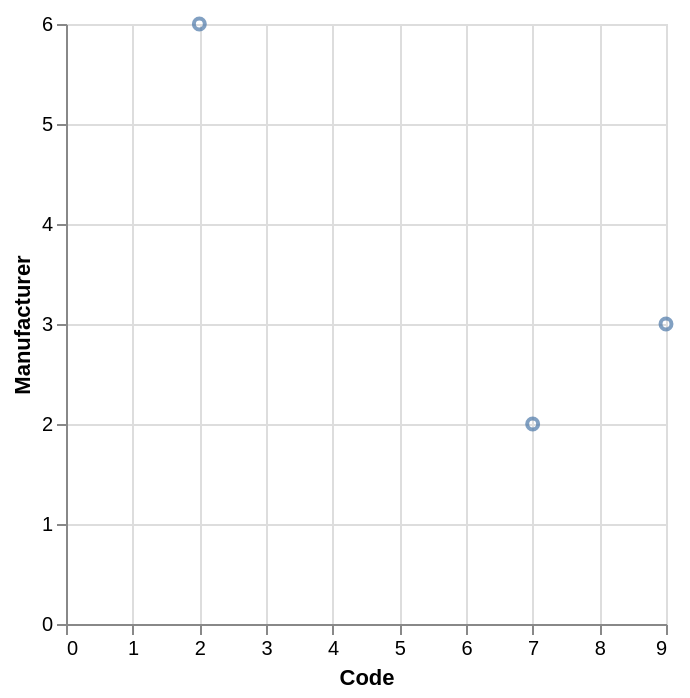

Vega-Lite specification for this chart:
### Vega-Lite specification from a JSON file in a GitHub repository (floating-point values rounded to 4 significant figures)
{"data": {"values": [{"x_data": 2, "y_data": 6}, {"x_data": 7, "y_data": 2}, {"x_data": 9, "y_data": 3}]}, "mark": "point", "encoding": {"x": {"field": "x_data", "type": "quantitative", "title": "Code"}, "y": {"field": "y_data", "type": "quantitative", "title": "Manufacturer"}}}
